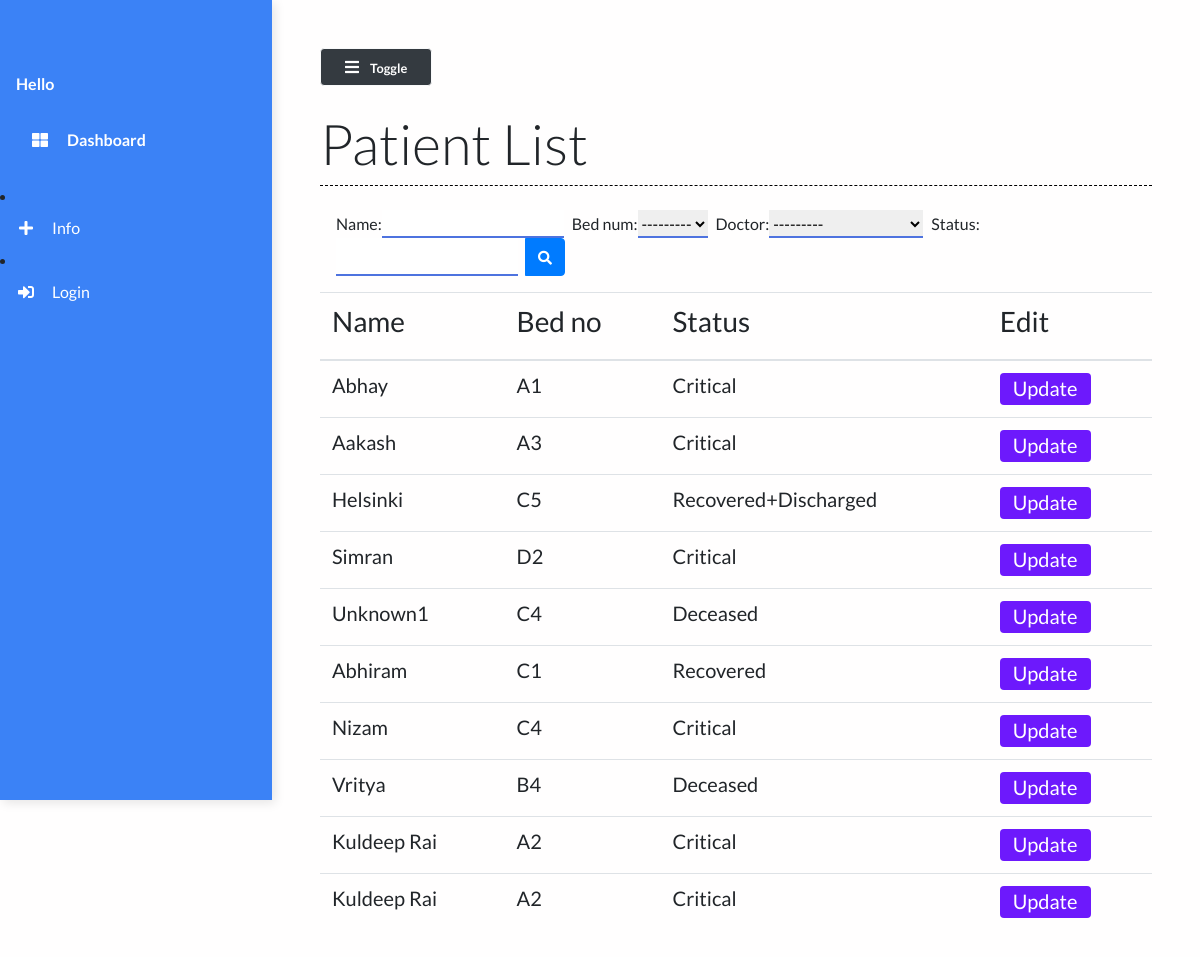
/patient_list/, run on the app's committed database.
### main/models.py (models this page shows, shortened)
class Patient(models.Model):
    name = models.CharField(max_length=50)
    phone_num = models.CharField(max_length=15)
    patient_relative_name = models.CharField(max_length=50, null=True)
    patient_relative_contact = models.CharField(max_length=15, null=True)
    address = models.TextField()
    SYMPTOMS = (
        ('Fever', 'Fever'),
        ('Dry cough', 'Dry cough'),
        ('Tiredness', 'Tiredness'),
        ('Aches and pains', 'Aches and pains'),
        ('Sore throat', 'Sore throat'),
        ('Diarrhoea', 'Diarrhoea'),
        ('Loss of taste or smell', 'Loss of taste or smell'),
        ('Difficulty in breathing or shortness of breath', 'Difficulty in breathing or shortness of breath'),
        ('Chest pain or pressure', 'Chest pain or pressure'),
        ('Loss of speech or movement', 'Loss of speech or movement'),
    )
    symptoms = MultiSelectField(choices=SYMPTOMS, null=True)
    prior_ailments = models.TextField()
    bed_num = models.ForeignKey("Bed", on_delete=models.CASCADE)
    dob = models.DateField(null=True)
    doctor = models.ForeignKey("Doctor", on_delete=models.CASCADE, null=True)
    doctors_notes = models.TextField(null=True, blank=True)
    doctors_visiting_time = models.CharField(null=True, max_length=50, blank=True)
    status = models.CharField(max_length=50)

class Bed(models.Model):
    bed_number = models.CharField(max_length=50)
    occupied = models.BooleanField()
    def __str__(self):
        return self.bed_number

### main/views.py (the view)
# urls.py: path("patient_list/", views.patient_list, name="patient_list"),
def patient_list(request):
    patients = Patient.objects.all()
    myFilter = PatientFilter(request.GET, queryset=patients)
    patients = myFilter.qs
    context = {
        'patients': patients,
        'myFilter': myFilter
    }
    return render(request, 'main/patient_list.html', context)

### main/models.py (called while the page is built)
    def __str__(self):
        return self.name

### main/templates/main/patient_list.html (shortened to what this page needs)
{% extends 'main/base.html' %}
{% load static %}
{% block contentTitle %}
    Patient List
{% endblock contentTitle %}
{% block content %}
    <form class="d-none d-sm-inline-block form-inline mr-auto ml-md-3 my-2 my-md-0 mw-100 navbar-search mb-3" method="GET" id="list">
        <div class="input-group">
        {{myFilter.form}}
            <div class="input-group-append">
                <button class="btn btn-primary btn-block" type="submit">
                    <i class="fas fa-search fa-sm"></i>
                </button>
            </div>
        </div>
    </form>
     <div class="table-responsive mt-3">
        <table class="table table-hover">
            <thead>
                <th><h3>Name</h3></th>
                <th><h3>Bed no</h3></th>
                <th><h3>Status</h3></th>
                <th><h3>Edit</h3></th>
            </thead>
            <tbody>
                {% for patient in patients %}
                <tr class="mx-auto">
                    <td scope="row"><h5>{{ patient.name }}</h5></td>
                    <td><h5>{{ patient.bed_num }}</h5></td>
                    <td><h5>{{ patient.status }}</h5></td>
                    <td><a href="/patient/{{patient.id}}" class="btn btn-purple"><h5>Update</h5></a></td>
                </tr>
                {% endfor %}
            </tbody>
        </table>
    </div>
{% endblock content %}

### static/styles/base.css (style rules this page uses)
body { background: #fffefe; min-height: 100vh; overflow-x: hidden; font-family:Lato,'Helvetica Neue',Helvetica,Arial,sans-serif; }
.btn-purple { background: #6d19fc; color: #ffffff; height: 2rem; padding-top: 2px; }
#id_name { margin-right: 0.5rem; border: none; outline: none; border-bottom: 2px solid #4e73df; }
#id_bed_num { margin-right: 0.5rem; border: none; outline: none; border-bottom: 2px solid #4e73df; }
#id_status { margin-right: 0.5rem; border: none; outline: none; border-bottom: 2px solid #4e73df; }
#id_doctor { margin-right: 0.5rem; border: none; outline: none; border-bottom: 2px solid #4e73df; }

### data on the page
Patient: name "Abhay", bed_num "A1", status "Critical"
Patient: name "Aakash", bed_num "A3", status "Critical"
Patient: name "Helsinki", bed_num "C5", status "Recovered+Discharged"
Patient: name "Simran", bed_num "D2", status "Critical"
Patient: name "Unknown1", bed_num "C4", status "Deceased"
Patient: name "Abhiram", bed_num "C1", status "Recovered"
Patient: name "Nizam", bed_num "C4", status "Critical"
Patient: name "Vritya", bed_num "B4", status "Deceased"
Patient: name "Kuldeep Rai", bed_num "A2", status "Critical"
Patient: name "Kuldeep Rai", bed_num "A2", status "Critical"
